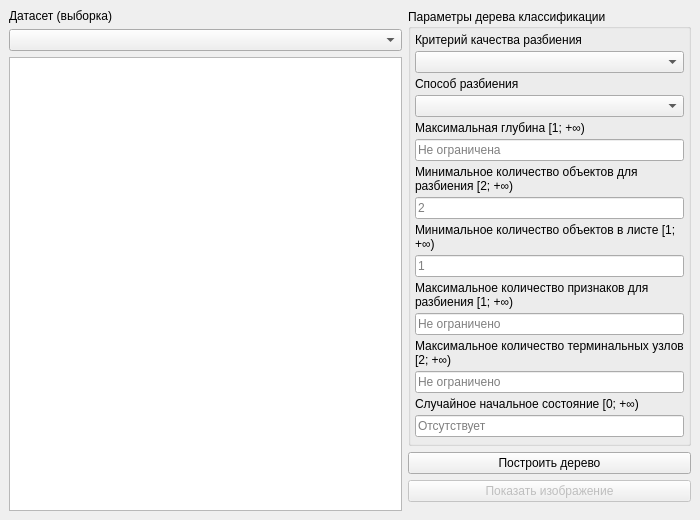
<?xml version="1.0" encoding="UTF-8"?>
<ui version="4.0">
 <class>ClfWindow</class>
 <widget class="QMainWindow" name="ClfWindow">
  <property name="geometry">
   <rect>
    <x>0</x>
    <y>0</y>
    <width>700</width>
    <height>520</height>
   </rect>
  </property>
  <property name="minimumSize">
   <size>
    <width>700</width>
    <height>520</height>
   </size>
  </property>
  <property name="windowTitle">
   <string>Деревья классификации</string>
  </property>
  <property name="windowIcon">
   <iconset resource="resources.qrc">
    <normaloff>:/icon/clf.ico</normaloff>:/icon/clf.ico</iconset>
  </property>
  <widget class="QWidget" name="w_main">
   <layout class="QGridLayout" name="gridLayout">
    <item row="0" column="1" rowspan="3">
     <widget class="QGroupBox" name="gb_clf_parameters">
      <property name="sizePolicy">
       <sizepolicy hsizetype="Fixed" vsizetype="Preferred">
        <horstretch>0</horstretch>
        <verstretch>0</verstretch>
       </sizepolicy>
      </property>
      <property name="title">
       <string>Параметры дерева классификации</string>
      </property>
      <layout class="QVBoxLayout" name="vl_clf_parameters">
       <property name="spacing">
        <number>4</number>
       </property>
       <property name="leftMargin">
        <number>4</number>
       </property>
       <property name="topMargin">
        <number>4</number>
       </property>
       <property name="rightMargin">
        <number>4</number>
       </property>
       <property name="bottomMargin">
        <number>6</number>
       </property>
       <item>
        <widget class="QLabel" name="l_criterion">
         <property name="text">
          <string>Критерий качества разбиения</string>
         </property>
         <property name="textFormat">
          <enum>Qt::AutoText</enum>
         </property>
         <property name="alignment">
          <set>Qt::AlignBottom|Qt::AlignLeading|Qt::AlignLeft</set>
         </property>
         <property name="wordWrap">
          <bool>true</bool>
         </property>
        </widget>
       </item>
       <item>
        <widget class="QComboBox" name="cb_criterion">
         <property name="currentIndex">
          <number>-1</number>
         </property>
        </widget>
       </item>
       <item>
        <widget class="QLabel" name="l_splitter">
         <property name="text">
          <string>Способ разбиения</string>
         </property>
         <property name="textFormat">
          <enum>Qt::AutoText</enum>
         </property>
         <property name="alignment">
          <set>Qt::AlignBottom|Qt::AlignLeading|Qt::AlignLeft</set>
         </property>
         <property name="wordWrap">
          <bool>true</bool>
         </property>
        </widget>
       </item>
       <item>
        <widget class="QComboBox" name="cb_splitter"/>
       </item>
       <item>
        <widget class="QLabel" name="l_max_depth">
         <property name="text">
          <string>Максимальная глубина [1; +∞)</string>
         </property>
         <property name="textFormat">
          <enum>Qt::AutoText</enum>
         </property>
         <property name="alignment">
          <set>Qt::AlignBottom|Qt::AlignLeading|Qt::AlignLeft</set>
         </property>
         <property name="wordWrap">
          <bool>true</bool>
         </property>
        </widget>
       </item>
       <item>
        <widget class="QLineEdit" name="le_max_depth">
         <property name="placeholderText">
          <string>Не ограничена</string>
         </property>
        </widget>
       </item>
       <item>
        <widget class="QLabel" name="l_min_samples_split">
         <property name="text">
          <string>Минимальное количество объектов для разбиения [2; +∞)</string>
         </property>
         <property name="textFormat">
          <enum>Qt::AutoText</enum>
         </property>
         <property name="alignment">
          <set>Qt::AlignBottom|Qt::AlignLeading|Qt::AlignLeft</set>
         </property>
         <property name="wordWrap">
          <bool>true</bool>
         </property>
        </widget>
       </item>
       <item>
        <widget class="QLineEdit" name="le_min_samples_split">
         <property name="placeholderText">
          <string>2</string>
         </property>
        </widget>
       </item>
       <item>
        <widget class="QLabel" name="l_min_samples_leaf">
         <property name="text">
          <string>Минимальное количество объектов в листе [1; +∞)</string>
         </property>
         <property name="textFormat">
          <enum>Qt::AutoText</enum>
         </property>
         <property name="alignment">
          <set>Qt::AlignBottom|Qt::AlignLeading|Qt::AlignLeft</set>
         </property>
         <property name="wordWrap">
          <bool>true</bool>
         </property>
        </widget>
       </item>
       <item>
        <widget class="QLineEdit" name="le_min_samples_leaf">
         <property name="placeholderText">
          <string>1</string>
         </property>
        </widget>
       </item>
       <item>
        <widget class="QLabel" name="l_max_features">
         <property name="text">
          <string>Максимальное количество признаков для разбиения [1; +∞)</string>
         </property>
         <property name="textFormat">
          <enum>Qt::AutoText</enum>
         </property>
         <property name="alignment">
          <set>Qt::AlignBottom|Qt::AlignLeading|Qt::AlignLeft</set>
         </property>
         <property name="wordWrap">
          <bool>true</bool>
         </property>
        </widget>
       </item>
       <item>
        <widget class="QLineEdit" name="le_max_features">
         <property name="placeholderText">
          <string>Не ограничено</string>
         </property>
        </widget>
       </item>
       <item>
        <widget class="QLabel" name="l_max_leaf_nodes">
         <property name="text">
          <string>Максимальное количество терминальных узлов [2; +∞)</string>
         </property>
         <property name="textFormat">
          <enum>Qt::AutoText</enum>
         </property>
         <property name="alignment">
          <set>Qt::AlignBottom|Qt::AlignLeading|Qt::AlignLeft</set>
         </property>
         <property name="wordWrap">
          <bool>true</bool>
         </property>
        </widget>
       </item>
       <item>
        <widget class="QLineEdit" name="le_max_leaf_nodes">
         <property name="placeholderText">
          <string>Не ограничено</string>
         </property>
        </widget>
       </item>
       <item>
        <widget class="QLabel" name="l_random_state">
         <property name="text">
          <string>Случайное начальное состояние [0; +∞)</string>
         </property>
         <property name="textFormat">
          <enum>Qt::AutoText</enum>
         </property>
         <property name="alignment">
          <set>Qt::AlignBottom|Qt::AlignLeading|Qt::AlignLeft</set>
         </property>
         <property name="wordWrap">
          <bool>true</bool>
         </property>
        </widget>
       </item>
       <item>
        <widget class="QLineEdit" name="le_random_state">
         <property name="placeholderText">
          <string>Отсутствует</string>
         </property>
        </widget>
       </item>
      </layout>
     </widget>
    </item>
    <item row="0" column="0">
     <widget class="QLabel" name="l_dataset">
      <property name="sizePolicy">
       <sizepolicy hsizetype="Preferred" vsizetype="Fixed">
        <horstretch>0</horstretch>
        <verstretch>0</verstretch>
       </sizepolicy>
      </property>
      <property name="text">
       <string>Датасет (выборка)</string>
      </property>
     </widget>
    </item>
    <item row="1" column="0">
     <widget class="QComboBox" name="cb_dataset">
      <property name="currentIndex">
       <number>-1</number>
      </property>
     </widget>
    </item>
    <item row="3" column="1">
     <widget class="QPushButton" name="pb_fit_and_plot_tree">
      <property name="text">
       <string>Построить дерево</string>
      </property>
     </widget>
    </item>
    <item row="4" column="1">
     <widget class="QPushButton" name="pb_show_digits_image">
      <property name="enabled">
       <bool>false</bool>
      </property>
      <property name="text">
       <string>Показать изображение</string>
      </property>
     </widget>
    </item>
    <item row="5" column="1">
     <spacer name="vs_clf_params">
      <property name="orientation">
       <enum>Qt::Vertical</enum>
      </property>
      <property name="sizeHint" stdset="0">
       <size>
        <width>20</width>
        <height>40</height>
       </size>
      </property>
     </spacer>
    </item>
    <item row="2" column="0" rowspan="4">
     <widget class="QTableWidget" name="tw_dataset">
      <property name="editTriggers">
       <set>QAbstractItemView::NoEditTriggers</set>
      </property>
      <property name="tabKeyNavigation">
       <bool>false</bool>
      </property>
      <property name="showDropIndicator" stdset="0">
       <bool>false</bool>
      </property>
      <property name="selectionBehavior">
       <enum>QAbstractItemView::SelectRows</enum>
      </property>
      <property name="sortingEnabled">
       <bool>true</bool>
      </property>
      <attribute name="horizontalHeaderShowSortIndicator" stdset="0">
       <bool>true</bool>
      </attribute>
     </widget>
    </item>
   </layout>
  </widget>
 </widget>
 <resources>
  <include location="resources.qrc"/>
 </resources>
 <connections/>
</ui>
